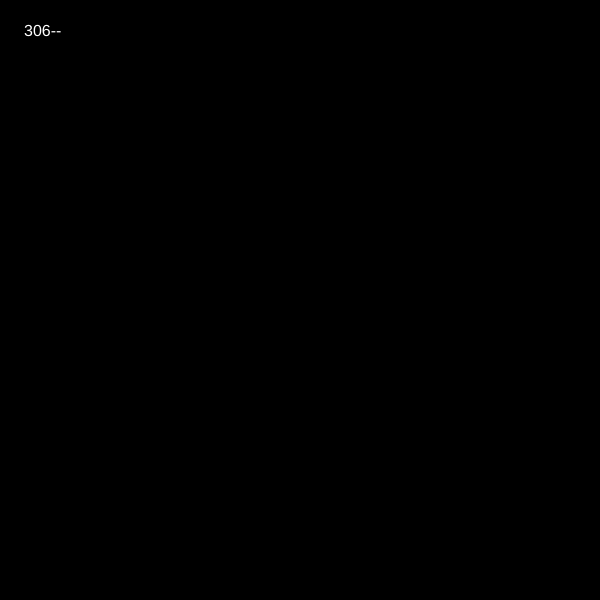
Frame 1 (no input)
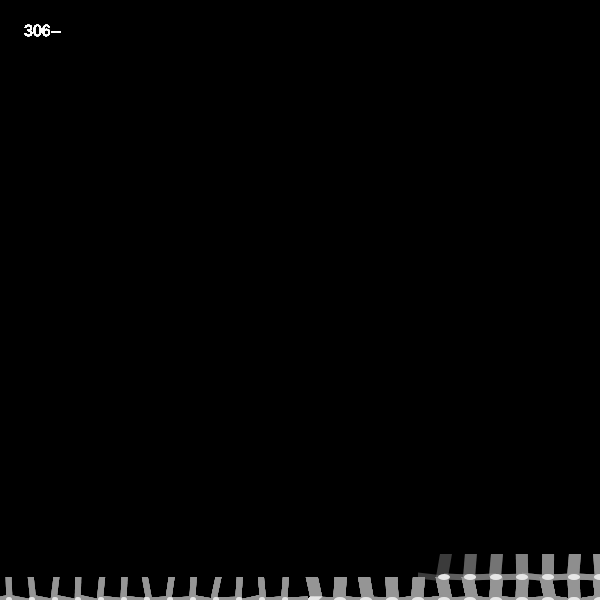
Frame 60 (no input)
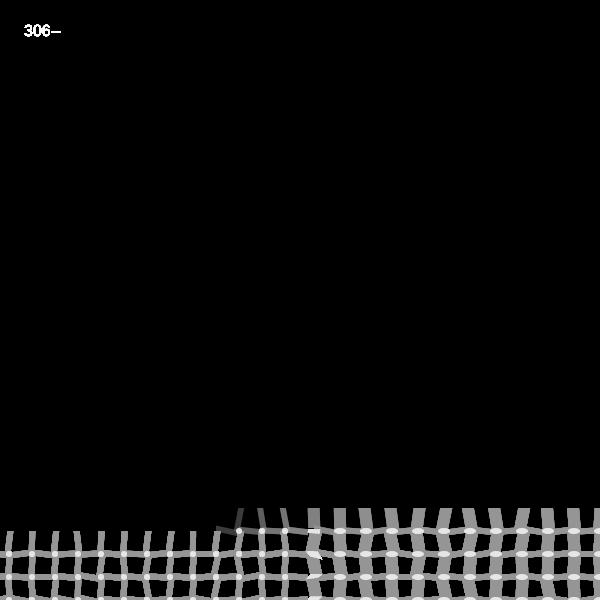
Frame 120 (the mouse pressed at the canvas centre since frame 60)

The p5.js sketch that drew these frames (run headless with seeded random() and noise() and a simulated clock; from frame 60 on, the mouse is pressed at the canvas centre):

// p5.js sketch
// ── sketch.js
// finer-grained grid with square center units at the midline cross

const units = [];
let posx, posy;
const xstep = 20;
const ystep = 20;
const sunit = 3;
const bunit = 6;

function setup() {
  createCanvas(600, 600);
  background(0);
  posx = width;
  posy = height;
}

function draw() {
  fill(255);
  noStroke();
  textSize(16);
  text('306--', 24, 36);

  const unitw = posx < width / 2 - xstep ? sunit : bunit;
  const unith = posy > height / 2 - ystep ? sunit : bunit;

  const onCross = (posy > height / 2 - ystep && posy < height / 2 + ystep / 2) ||
                  (posx > width / 2 - xstep && posx < width / 2 + xstep / 2);
  units.push(onCross ? new SquareUnit(posx, posy, unitw, unith) : new Unit(posx, posy, unitw, unith));

  posx -= xstep + unitw;
  if (posx < -20) {
    posy -= ystep + unitw;
    posx = width;
  }
  if (posy < -50) noLoop();

  for (const u of units) u.display();
}

class Unit {
  constructor(x, y, w, h) {
    this.x = x;
    this.y = y;
    this.w = w;
    this.h = h;
    this.xoff = random(-2.5, 2.5);
    this.yoff = random(-2.5, 2.5);
  }

  display() {
    push();
    translate(this.x, this.y);
    fill(150, 100);
    noStroke();
    beginShape();
    vertex(xstep + this.xoff, 0);
    vertex(xstep + 2 * this.w + this.xoff, 0);
    vertex(xstep + 2 * this.w - this.xoff, ystep + this.h);
    vertex(xstep - this.xoff, ystep + this.h);
    endShape(CLOSE);
    beginShape();
    vertex(0, ystep + this.yoff);
    vertex(xstep + this.w, ystep - this.yoff);
    vertex(xstep + this.w, ystep + 2 * this.h - this.yoff);
    vertex(0, ystep + 2 * this.h + this.yoff);
    endShape(CLOSE);
    this.centerShape();
    pop();
  }

  centerShape() {
    fill(230);
    ellipse(xstep + this.w, ystep + this.h, this.w * 2, this.h * 2);
  }
}

class SquareUnit extends Unit {
  display() {
    push();
    translate(this.x, this.y);
    fill(150, 100);
    noStroke();
    beginShape();
    vertex(xstep + this.xoff, 0);
    vertex(xstep + 2 * this.w + this.xoff, 0);
    vertex(xstep + 2 * this.w - this.xoff, ystep);
    vertex(xstep - this.xoff, ystep);
    endShape(CLOSE);
    beginShape();
    vertex(0, ystep + this.yoff);
    vertex(xstep, ystep - this.yoff);
    vertex(xstep, ystep + 2 * this.h - this.yoff);
    vertex(0, ystep + 2 * this.h + this.yoff);
    endShape(CLOSE);
    this.centerShape();
    pop();
  }

  centerShape() {
    fill(230);
    beginShape();
    vertex(xstep - this.xoff, ystep - this.yoff);
    vertex(xstep + this.w * 2 - this.xoff, ystep - this.yoff);
    vertex(xstep + this.w * 2 + this.xoff, ystep + this.h * 2 + this.xoff);
    vertex(xstep + this.xoff, ystep + this.h * 2 + this.yoff);
    endShape(CLOSE);
  }
}
